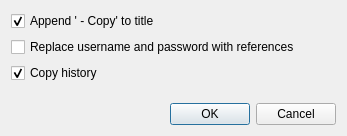
<?xml version="1.0" encoding="UTF-8"?>
<ui version="4.0">
 <class>CloneDialog</class>
 <widget class="QDialog" name="CloneDialog">
  <property name="geometry">
   <rect>
    <x>0</x>
    <y>0</y>
    <width>347</width>
    <height>136</height>
   </rect>
  </property>
  <property name="windowTitle">
   <string>Clone Options</string>
  </property>
  <layout class="QVBoxLayout" name="verticalLayout">
   <item>
    <layout class="QVBoxLayout" name="verticalLayout_2">
     <item>
      <widget class="QCheckBox" name="titleClone">
       <property name="maximumSize">
        <size>
         <width>170</width>
         <height>16777215</height>
        </size>
       </property>
       <property name="text">
        <string>Append ' - Copy' to title</string>
       </property>
       <property name="checked">
        <bool>true</bool>
       </property>
      </widget>
     </item>
     <item>
      <widget class="QCheckBox" name="referencesClone">
       <property name="text">
        <string>Replace username and password with references</string>
       </property>
      </widget>
     </item>
     <item>
      <widget class="QCheckBox" name="historyClone">
       <property name="text">
        <string>Copy history</string>
       </property>
       <property name="checked">
        <bool>true</bool>
       </property>
      </widget>
     </item>
    </layout>
   </item>
   <item>
    <spacer name="verticalSpacer">
     <property name="orientation">
      <enum>Qt::Vertical</enum>
     </property>
     <property name="sizeHint" stdset="0">
      <size>
       <width>20</width>
       <height>40</height>
      </size>
     </property>
    </spacer>
   </item>
   <item>
    <widget class="QDialogButtonBox" name="buttonBox">
     <property name="standardButtons">
      <set>QDialogButtonBox::Cancel|QDialogButtonBox::Ok</set>
     </property>
    </widget>
   </item>
  </layout>
 </widget>
 <resources/>
 <connections/>
</ui>
